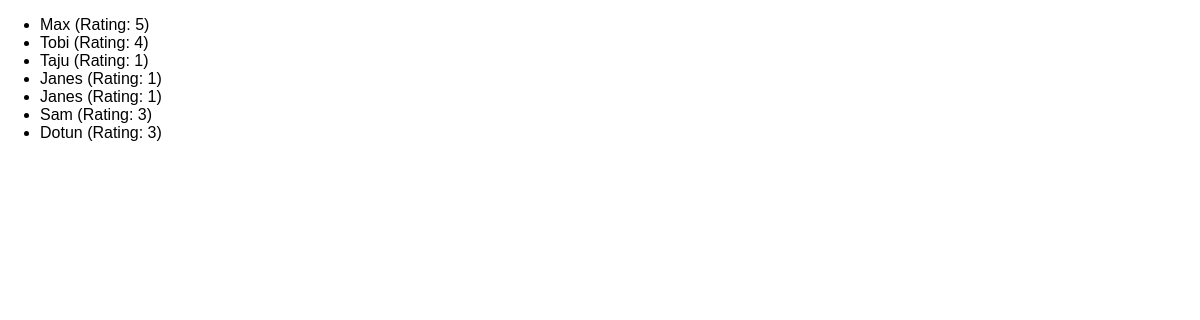
The app's page /reviews with its own data.
### reviews/models.py (models this page shows)
class Review(models.Model):
    user_name = models.CharField(max_length=50)
    review_text = models.TextField(max_length=500)
    rating = models.IntegerField()

### reviews/views.py (the view)
# urls.py: path("reviews", views.ReviewsListView.as_view()),
class ReviewsListView(ListView):
    template_name = "reviews/review_list.html"
    model = Review  # You don't have to instantiate the class, just point to it
    context_object_name = "reviews"

### reviews/templates/reviews/review_list.html (shortened to what this page needs)
{% extends 'base.html' %}
{% block content %}
    <ul>
    {% for review in reviews %}
        <li>{{ review.user_name }} (Rating: {{ review.rating }})</li>
    {% endfor %}
    </ul>
{% endblock %}

### reviews/static/reviews/style.css (style rules this page uses)
body { font-family: sans-serif; margin: 0; }

### records on screen
Review: user_name "Max", rating "5"
Review: user_name "Tobi", rating "4"
Review: user_name "Taju", rating "1"
Review: user_name "Janes", rating "1"
Review: user_name "Janes", rating "1"
Review: user_name "Sam", rating "3"
Review: user_name "Dotun", rating "3"
